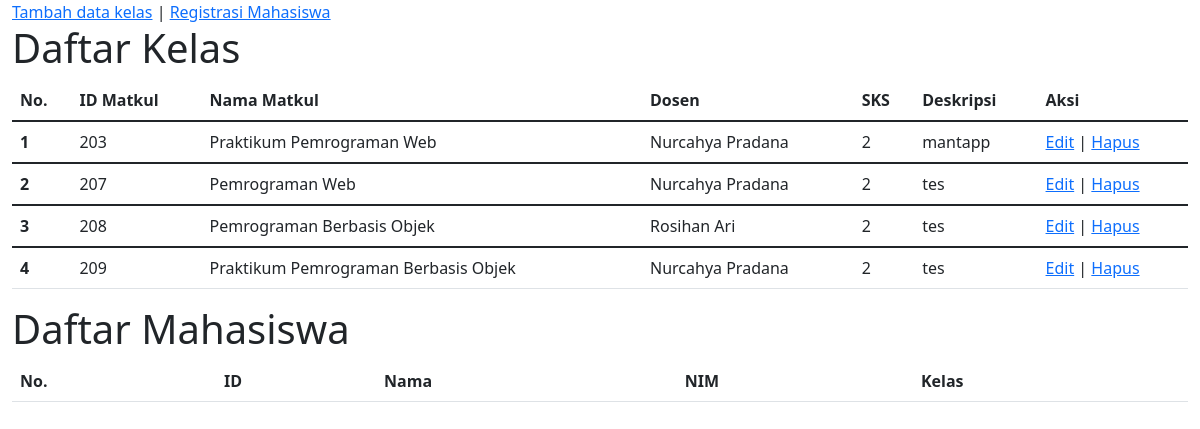
The page / on the database its author committed.
### tables this page shows
CREATE TABLE `kelas_matkul` (
  `id_kelas` int(11) NOT NULL,
  `nama_kelas` varchar(255) NOT NULL,
  `dosen` varchar(255) NOT NULL,
  `sks` int(11) NOT NULL,
  `deskripsi` text NOT NULL
);

### config.php (called while the page is built, shortened)
<?php
    $dbhost = "localhost";
    $dbuser = "root";
    $dbpass = "";
    $dbname = "crud";
    $conn = mysqli_connect($dbhost, $dbuser, $dbpass, $dbname);
    function query($data){
        global $conn;
        $res = mysqli_query($conn, $data);
        $rows = [];
        while($row = mysqli_fetch_assoc($res)){
            $rows[] =  $row;
        }
        return $rows;
    }
?>

### index.php (the view, shortened to what this page needs)
<?php
    require "config.php";
    $i = 1;
    $matkul = query("SELECT * FROM kelas_matkul");
    $mahasiswa = query("SELECT * FROM kelas_mahasiswa INNER JOIN kelas ON kelas.id_mahasiswa = kelas_mahasiswa.id_mahasiswa");
?>
<!doctype html>
<html lang="en">
  <head>
    <link href="https://cdn.jsdelivr.net/npm/bootstrap@5.1.3/dist/css/bootstrap.min.css" rel="stylesheet">
  </head>
  <body>
  <div class="container-fluid">
  <a href="tambah.php">Tambah data kelas</a> |
  <a href="regis.php">Registrasi Mahasiswa</a>
  <h1>Daftar Kelas</h1>
  <table class="table">
  <thead>
    <tr>
      <th scope="col">No.</th>
      <th scope="col">ID Matkul</th>
      <th scope="col">Nama Matkul</th>
      <th scope="col">Dosen</th>
      <th scope="col">SKS</th>
      <th scope="col">Deskripsi</th>
      <th scope="col">Aksi</th>
    </tr>
  </thead>
  <?php
    foreach($matkul as $data){
  ?>
  <tbody>
    <tr>
      <th scope="row"><?= $i++; ?></th>
      <td><?= $data['id_kelas'] ?></td>
      <td><?= $data['nama_kelas'] ?></td>
      <td><?= $data['dosen'] ?></td>
      <td><?= $data['sks'] ?></td>
      <td><?= $data['deskripsi'] ?></td>
      <td>
          <a href="ubah.php?id= <?= $data['id_kelas']; ?> ">Edit</a> |
          <a href="hapus.php?id= <?= $row['id_kelas']; ?> "> Hapus</a>
      </td>
    </tr>
  </tbody>
  <?php } ?>
</table>
<table class="table">
  <thead>
    <tr>
      <th scope="col">No.</th>
      <th scope="col">ID</th>
      <th scope="col">Nama</th>
      <th scope="col">NIM</th>
      <th scope="col">Kelas</th>
    </tr>
  </thead>
  <h1>Daftar Mahasiswa</h1>
</table>
</div>
  </body>
</html>

### rows shown on the page
kelas_matkul: id_kelas "203", nama_kelas "Praktikum Pemrograman Web", dosen "Nurcahya Pradana", sks "2", deskripsi "mantapp"
kelas_matkul: id_kelas "207", nama_kelas "Pemrograman Web", dosen "Nurcahya Pradana", sks "2", deskripsi "tes"
kelas_matkul: id_kelas "208", nama_kelas "Pemrograman Berbasis Objek", dosen "Rosihan Ari", sks "2", deskripsi "tes"
kelas_matkul: id_kelas "209", nama_kelas "Praktikum Pemrograman Berbasis Objek", dosen "Nurcahya Pradana", sks "2", deskripsi "tes"
